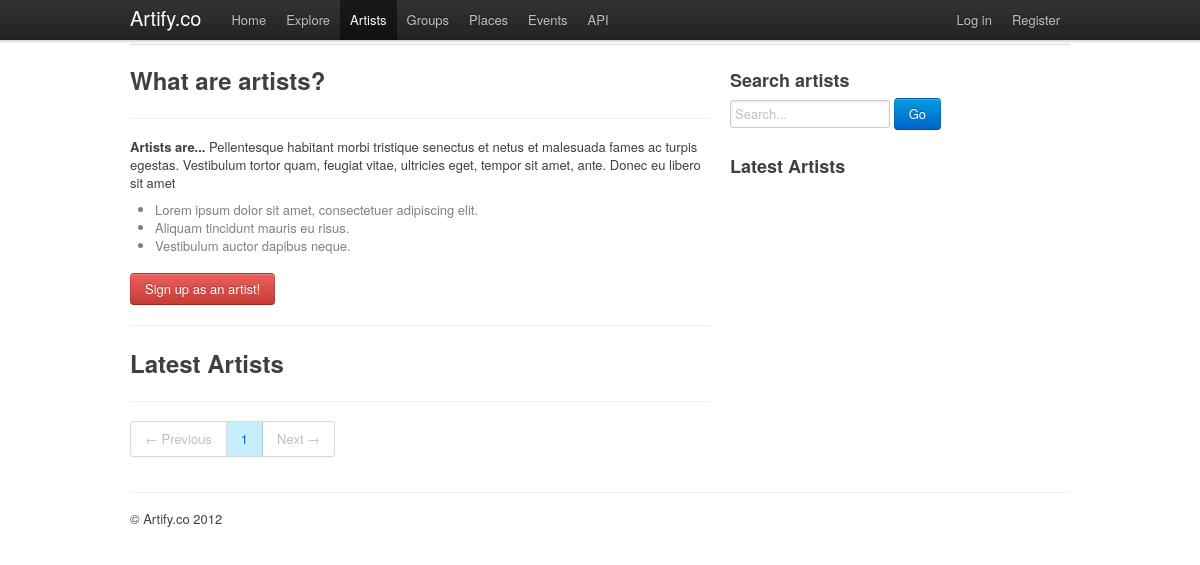
Before: /index.php/artists with the older database file.
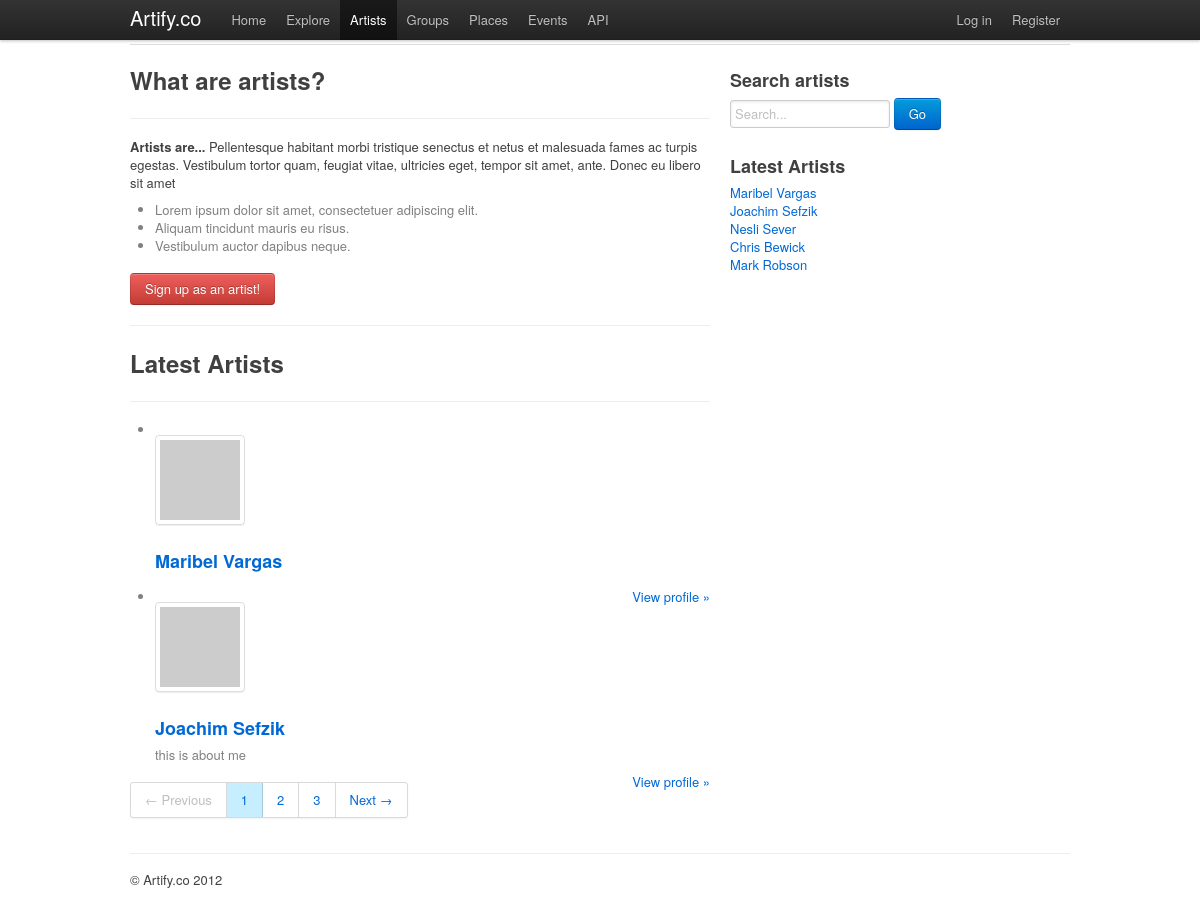
After: the same page with the newer database file.
### tables this page shows
CREATE TABLE `user_profiles` (
  `user_id` int(11) NOT NULL,
  `website` varchar(255) DEFAULT NULL,
  `first_name` varchar(10) NOT NULL,
  `last_name` varchar(20) DEFAULT NULL,
  `avatar` int(11) DEFAULT NULL,
  `status` varchar(255) DEFAULT NULL,
  `sex` char(1) DEFAULT NULL,
  `about_me` text,
  `lat` double DEFAULT NULL,
  `lon` double DEFAULT NULL,
  PRIMARY KEY (`user_id`),
  KEY `FK_user_id` (`user_id`)
);

### application/controllers/artists.php (called while the page is built, shortened)
<?php if (!defined('BASEPATH')) exit('No direct script access allowed');
class Artists extends CI_Controller
{
	function __construct()
	{
	    $this->load->helper('url');
	    $this->load->helper('pagination');
	    $this->load->library('tank_auth');
	    $this->load->model('artists_model');
	}
	function _remap($method)
	{
		if ($method == 'index') {
		    $this->index();
		} else {
		    if (!is_numeric ($this->uri->segment(2))) {
		    	$this->get_user($this->artists_model->get_user_id_from_username($this->uri->segment(2)));
		    } else {
		    	$this->get_user($this->uri->segment(2));
		    }
		}
	}
	function index()
	{
	    $params = $this->input->get(NULL, TRUE);
	    $url = base_url() . 'index.php/artists/';
	    $page = (isset($params['page'])) ? $params['page'] : 1;
	    $offset = (isset($params['offset'])) ? $params['offset'] : 2;
	    $pagination_config = array(
	            'url' => $url,
	            'total' => $this->artists_model->get_total_artists(),
	            'page' => $page,
	            'offset' => $offset
	    );
	    $data['pagination'] = pagination($pagination_config);
	    $data['artists'] = $this->artists_model->latest_artists_paginated($page, $offset);
	    $data['latest'] = $this->artists_model->latest_artists();
	    $this->load->view('templates/header');
	    $this->load->view('artists/index',$data);
	    $this->load->view('templates/footer');
	}
}

### index.php (called while the page is built, shortened)
<?php
require_once BASEPATH.'core/CodeIgniter.php';

### application/libraries/Tank_auth.php (called while the page is built, shortened)
<?php if (!defined('BASEPATH')) exit('No direct script access allowed');
class Tank_auth
{
	function __construct()
	{
		$this->ci =& get_instance();
	}
	function is_logged_in($activated = TRUE)
	{
		return $this->ci->session->userdata('status') === ($activated ? STATUS_ACTIVATED : STATUS_NOT_ACTIVATED);
	}
}

### application/models/artists_model.php (called while the page is built, shortened)
<?php
class Artists_model extends CI_Model {
	function latest_artists($limit = 5)
	{
	    $results = array();
	    $query = $this->db->query("SELECT user_profiles.*, users.email FROM user_profiles, users WHERE users.id = user_profiles.user_id ORDER BY user_profiles.user_id DESC LIMIT " . $limit);
	    foreach ($query->result() as $row)
	    {
			$row->interests = $this->get_interests($row->user_id);
			array_push($results, $row);
	    }
	    return $results;
	}
	function latest_artists_paginated ($page = 1, $limit = 5)
	{
	    $offset = ($page - 1) * $limit;
	    $results = array();
	    $query = $this->db->query("SELECT user_profiles.*, users.email FROM user_profiles, users WHERE users.id = user_profiles.user_id ORDER BY user_profiles.user_id DESC LIMIT " . $offset . ", " . $limit);
	    foreach ($query->result() as $row)
	    {
			$row->interests = $this->get_interests($row->user_id);
			array_push($results, $row);
	    }
	    return $results;
	}
	function get_interests($user_id)
	{
	    $interests = array();
	    return $interests;
	}
}

### application/views/artists/index.php (the view, shortened to what this page needs)
<div class="page-header">
        <h1>Artists</h1>
</div>
<div class="row">
        <div class="span10">
                <h2>What are artists?</h2>
                <hr />
                <p><b>Artists are...</b> Pellentesque habitant morbi tristique senectus et netus et malesuada fames ac turpis egestas. Vestibulum tortor quam, feugiat vitae, ultricies eget, tempor sit amet, ante. Donec eu libero sit amet
                <ul>
                   <li>Lorem ipsum dolor sit amet, consectetuer adipiscing elit.</li>
                   <li>Aliquam tincidunt mauris eu risus.</li>
                   <li>Vestibulum auctor dapibus neque.</li>
                </ul>
                <?php if (!$this->tank_auth->is_logged_in()) { ?>
                        <a class="btn danger" href="<?php echo base_url(); ?>index.php/auth/register">Sign up as an artist!</a>
                <?php } ?>
           <hr />
                <h2>Latest Artists</h2>
                <hr />
				<ul class="search-results">
					<?php foreach($artists as $row): ?>
					    <li>
							<ul class="media-grid">
								<li><a href="<?php echo base_url(); ?>index.php/artists/get_user"><img src="http://www.gravatar.com/avatar/<?= md5( strtolower( trim( $row->email ) ) )?>?s=60" class="thumbnail" /></a></li>
							</ul>
							<h3><a href="<?php echo base_url(); ?>index.php/artists/<?php echo $row->user_id; ?>"><?php echo $row->first_name; ?> <?php echo $row->last_name; ?></a></h3>
							<p><?php echo $row->about_me; ?></p>
							<a class="pull-right" href="<?php echo base_url(); ?>index.php/artists/<?php echo $row->user_id; ?>">View profile &raquo;</a>
					    </li>
					<?php endforeach; ?>
				</ul>
                <?php if (isset($pagination)) echo $pagination; ?>
        </div>
        <div class="span4">
                <h3>Search artists</h3>
                <input class="span3" type="text" placeholder="Search..." /> <a href="<?= base_url(); ?>index.php/search/" class="btn primary" />Go</a>
                <br /><br />
                <h3>Latest Artists</h3>
                <ul class="events unstyled">
                        <?php foreach($latest as $row): ?>
                                <li>
                                        <a href="<?php echo base_url(); ?>index.php/artists/<?php echo $row->user_id; ?>"><?php echo $row->first_name; ?> <?php echo $row->last_name; ?></a>
                                </li>
                        <?php endforeach; ?>
                </ul>
        </div>
</div>

### application/helpers/pagination_helper.php (shortened to what this page needs)
<?php if ( ! defined('BASEPATH')) exit('No direct script access allowed');
if (! function_exists('pagination'))
{
    function pagination ($params = array())
    {
                $total_pages = ceil($params['total'] / $params['offset']);
        $str = '';
                $str .= '<div class="pagination">';
                $str .= '       <ul>';
                if ($params['page'] > 1)
                        $str .= '               <li class="prev"><a href="' . $params['url'] . '?page=' . ($params['page'] - 1) . '&offset=' . $params['offset'] . '">&larr; Previous</a></li>';
                else
                        $str .= '               <li class="prev disabled"><a href="#">&larr; Previous</a></li>';
                for ($i = 1; $i <= $total_pages; $i++) {
                        $str .= '               <li';
                        if ($i == intval($params['page'])) $str .= ' class="active"';
                        $str .= '><a href="' . $params['url'] . '?page=' . $i . '&offset=' . $params['offset'] . '">' . $i .'</a></li>';
                }
                if ($params['page'] < $total_pages)
                        $str .= '               <li class="next"><a href="' . $params['url'] . '?page=' . ($params['page'] + 1) . '&offset=' . $params['offset'] . '">Next &rarr;</a></li>';
                else
                        $str .= '               <li class="next disabled"><a href="#">Next &rarr;</a></li>';
                $str .= '       </ul>';
                $str .= '</div>';
        return $str;
    }
}

### application/views/templates/header.php (shortened to what this page needs)
<!DOCTYPE html>
<html>
	<head>
		<link rel="stylesheet" href="<?= base_url(); ?>/css/bootstrap.css">
		<link rel="stylesheet" href="<?= base_url(); ?>/css/style.css" />
	</head>
	<body>
		<div class="topbar">
			<div class="fill">
				<div class="container">
					<a class="brand" href="<?= base_url(); ?>">Artify.co</a>
					<ul class="nav">
						<li <?php if($this->uri->segment(1)=="welcome" || !$this->uri->segment(1)){ echo "class='active' "; } ?>><a href="<?= base_url(); ?>">Home</a></li>
						<li <?php if($this->uri->segment(1)=="explore"){ echo "class='active' "; } ?>><a href="<?= base_url(); ?>index.php/explore/">Explore</a></li>
						<li <?php if($this->uri->segment(1)=="artists"){ echo "class='active' "; } ?>><a href="<?= base_url(); ?>index.php/artists/">Artists</a></li>
						<li <?php if($this->uri->segment(1)=="groups"){ echo "class='active' "; } ?>><a href="<?= base_url(); ?>index.php/groups/">Groups</a></li>
						<li <?php if($this->uri->segment(1)=="places"){ echo "class='active' "; } ?>><a href="<?= base_url(); ?>index.php/places/">Places</a></li>
						<li <?php if($this->uri->segment(1)=="events"){ echo "class='active' "; } ?>><a href="<?= base_url(); ?>index.php/events/">Events</a></li>
						<li <?php if($this->uri->segment(1)=="api"){ echo "class='active' "; } ?>><a href="<?= base_url(); ?>index.php/api/">API</a></li>
					</ul>
					<ul class="nav secondary-nav">
						<?php if ($this->tank_auth->is_logged_in()) { ?>
							<?php
								$user_id = $this->tank_auth->get_user_id();
								$user_name = $this->tank_auth->get_username();
							?>
							<li class="dropdown" data-dropdown="dropdown">
								<?php echo anchor('artists/render',$user_name,'class="dropdown-toggle"'); ?>
								<ul class="dropdown-menu">
									<li><?php echo anchor('artists/'.$user_id,'View Profile'); ?></li>
									<li><?php echo anchor('auth/update_profile','Edit Profile'); ?></li>
									<li><?php echo anchor('auth/add_profile_image','Add profile image'); ?></li>
									<li class="divider"></li>
									<li><?php echo anchor('auth/logout','Log out'); ?></li>
								</ul>
				            </li>
						<?php }else{ ?>
							<li><?php echo anchor('auth/login','Log in'); ?></li>
							<li><?php echo anchor('auth/register','Register'); ?></li>
						<?php } ?>
					</ul>
				</div>
			</div>
		</div>
		<div class="container">
			<div class="content">

### application/views/templates/footer.php (shortened to what this page needs)
		        </div>
		        <footer>
		                <p>&copy; Artify.co 2012</p>
		        </footer>
		</div>
	</body>
</html>

Changed rows visible on the page:
added user_profiles: first_name "Maribel", last_name "Vargas"
added user_profiles: first_name "Joachim", last_name "Sefzik", about_me "this is about me"
added user_profiles: first_name "Nesli", last_name "Sever", shown under "Latest Artists"
added user_profiles: first_name "Chris", last_name "Bewick", shown under "Latest Artists"
added user_profiles: first_name "Mark", last_name "Robson", shown under "Latest Artists"
Other visible differences:
new list line: "2"
new list line: "3"
